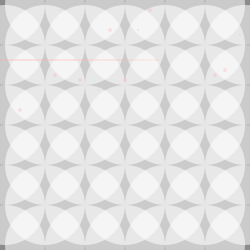
Frame 1 (no input)
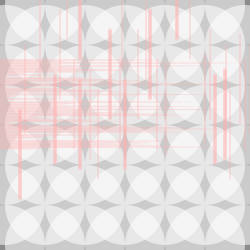
Frame 60 (the mouse pressed at the canvas centre just before this capture)
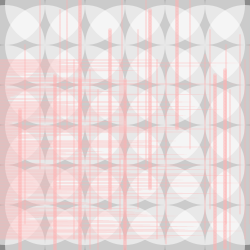
Frame 120 (the mouse held since frame 60 and released just before this capture)

The Processing sketch that drew these frames (run headless with seeded random() and noise(); from frame 60 on, the mouse is pressed at the canvas centre):

// Processing sketch: processing_18929
// ── processing_18929.pde

float y = 50.0;	// y position variable 
float speed = 1.5;	// value for speed float 
float radius = 15.0; // value for circle size
void setup(){ 
  size(250,250); 
  smooth(); 
  noStroke(); 
  ellipseMode(RADIUS);
  
  background (0);
  
smooth ();
noStroke ();

for(int y=0; y<=height; y+=40) {
  for(int x=0; x<=width; x+=40) {
    fill (255, 140);
    ellipse (x+5, y+5, 40, 40);
  }
}

}
void draw(){  
  fill (255,175,175,80);
 
ellipse (2, y+10, random (1,250), 1);
ellipse(20, y+60, 2, 2);
ellipse (60, y-40, 1, 1);
ellipse (80, y+30, 2, 2);
ellipse (25, y-5, 1, 1);
ellipse (40, y-60, 1, 1);
ellipse (55, y+25, 2,2);
ellipse (67, y-100, 1, 1);
ellipse (74, y+10, 1, 1);
ellipse (80, y-80, 2, 2);
ellipse (90, y+20, 1, 1);
ellipse (98, y+40, 1, 1);
ellipse (110, y-20, 2, 2);
ellipse (122, y-70, 1, 1);
ellipse (120, y+10, 1, 1);
ellipse (125, y+30, 2, 2);
ellipse (138, y-20, 1, 1);
ellipse (146, y-60, 1, 1);
ellipse (150, y-40, 2, 2);
ellipse (157, y+10, 1, 1);
ellipse (166, y+15, 1, 1);
ellipse (177, y-100, 2, 2);
ellipse (190, y-80, 1, 1);
ellipse (205, y+5, 1, 1);
ellipse (215, y+25, 2, 2);
ellipse (226, y-5, 1, 1);
ellipse (210, y-20, 1, 1);
ellipse (225, y+20, 2, 2);
ellipse (230, y+40, 1, 1);
ellipse (240, y-15, 1,1 );
ellipse (245, y+10, 1, 1);
ellipse (250, y-5, 1, 1);

// draw circle based on variables 
y += speed;	// increase value to move circle

if(y > height+radius){
// if y is greater than height of window and half circle size
y = - radius;
// move it to above top of window with a negative position

	

}
}
